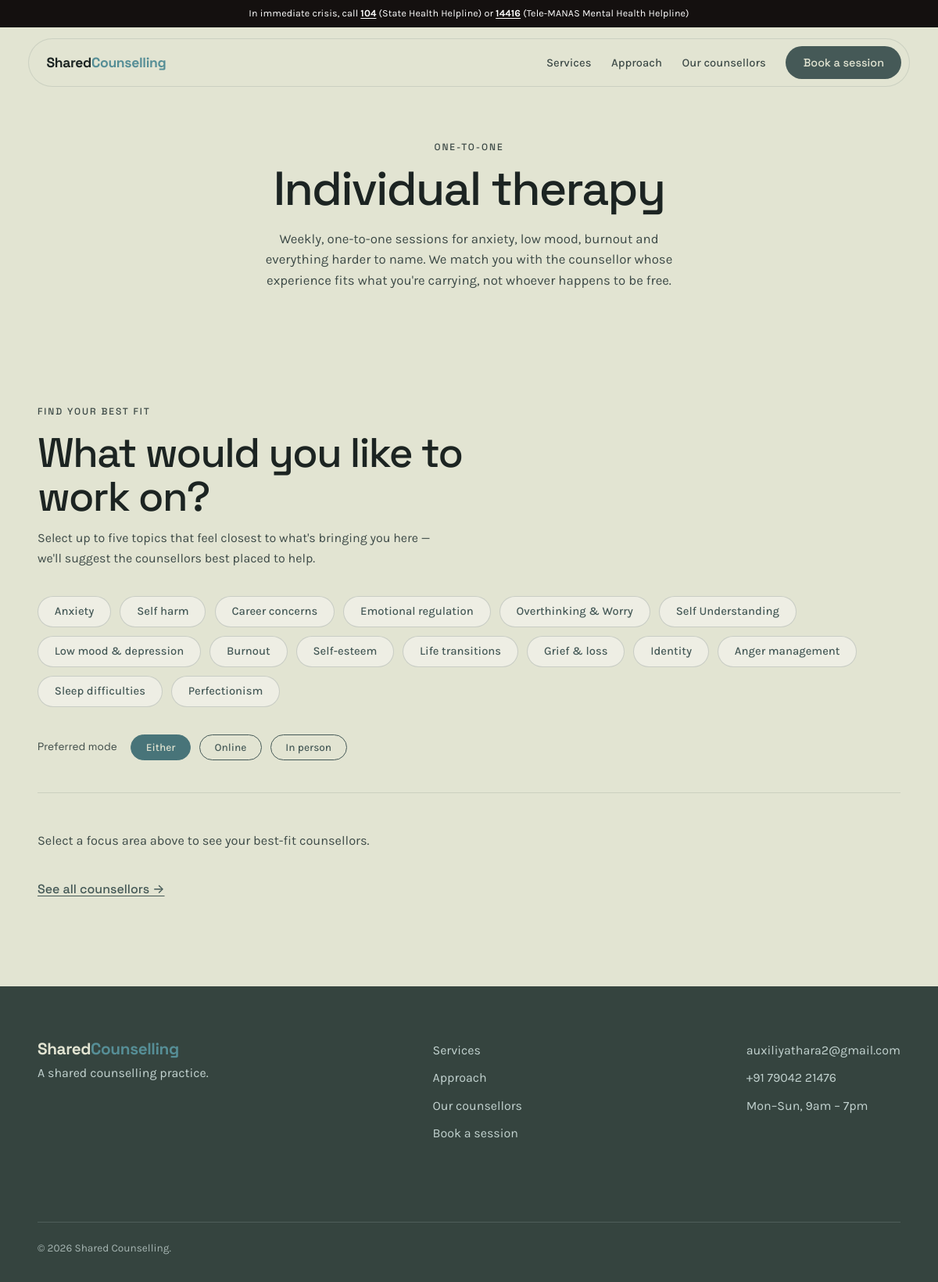
The app's page /services/individual-therapy/ with its own data.
### core/models.py (models this page shows, shortened)
class ServiceCategory(models.Model):
    slug = models.SlugField(max_length=64, unique=True)
    name = models.CharField(max_length=120)
    eyebrow = models.CharField(max_length=80)
    intro = models.TextField()
    order = models.PositiveSmallIntegerField(default=0)
    class Meta:
        ordering = ["order"]

class Topic(models.Model):
    slug = models.SlugField(max_length=64, unique=True)
    label = models.CharField(max_length=120)
    category = models.ForeignKey(ServiceCategory, on_delete=models.CASCADE, related_name="topics")
    order = models.PositiveSmallIntegerField(default=0)
    class Meta:
        ordering = ["category__order", "order"]

### core/views.py (the view)
# urls.py: path('services/<slug:slug>/', views.service_detail, name='service_detail'),
def service_detail(request, slug):
    service = get_services().get(slug)
    if service is None:
        raise Http404("Unknown service")
    topic_labels = get_topic_labels()
    topics = [
        {"slug": topic_slug, "label": topic_labels[topic_slug]}
        for topic_slug in service["topics"]
    ]
    context = {
        "service": service,
        "topics": topics,
        "counsellors": get_counsellors(bookable_only=True),
    }
    return render(request, "service_detail.html", context)

### core/data.py (called while the page is built)
def get_topic_labels():
    return {t.slug: t.label for t in Topic.objects.select_related("category")}

def get_services():
    return {
        category.slug: {
            "name": category.name,
            "eyebrow": category.eyebrow,
            "intro": category.intro,
            "topics": [t.slug for t in category.topics.all()],
        }
        for category in ServiceCategory.objects.prefetch_related("topics")
    }

def _placeholder_path(path):
    if path.endswith(".png") and path.startswith("images/face_"):
        return f"{path[:-4]}.avif"
    return path

def _resolve_photos(counsellor):
    placeholder = static(_placeholder_path(counsellor.photo_placeholder))
    if not counsellor.photo:
        return placeholder, placeholder
    storage = counsellor.photo.storage
    name = counsellor.photo.name
    thumb_path = thumb_name(name)
    card_path = card_name(name)
    if not storage.exists(thumb_path) or not storage.exists(card_path):
        write_variants(counsellor)
        name = counsellor.photo.name
        thumb_path = thumb_name(name)
        card_path = card_name(name)
    detail = storage.url(card_path) if storage.exists(card_path) else counsellor.photo.url
    thumb = storage.url(thumb_path) if storage.exists(thumb_path) else counsellor.photo.url
    return detail, thumb

def _working_hours_dict(counsellor):
    hours = {}
    for block in counsellor.hour_blocks.all():
        hours.setdefault(block.weekday, []).append(
            (block.start_time.strftime("%H:%M"), block.end_time.strftime("%H:%M"))
        )
    return hours

def _specialties_dict(counsellor):
    return {link.topic.slug: link.level for link in counsellor.specialty_links.all()}

def _to_dict(counsellor):
    photo, photo_thumb = _resolve_photos(counsellor)
    return {
        "slug": counsellor.slug,
        "name": counsellor.name,
        "credentials": counsellor.credentials,
        "photo": photo,
        "photo_thumb": photo_thumb,
        "is_active": counsellor.is_active,
        "modes": counsellor.modes,
        "languages": counsellor.languages,
        "location": counsellor.location,
        "intro": counsellor.intro,
        "bio": counsellor.bio,
        "modalities": counsellor.modalities,
        "specialties": _specialties_dict(counsellor),
        "fee_note": counsellor.fee_note,
        "working_hours": _working_hours_dict(counsellor),
    }

### core/images.py (called while the page is built)
def thumb_name(photo_name):
    return f"counsellors/thumbs/{Path(photo_name).stem}.webp"

### core/templates/service_detail.html (shortened to what this page needs)
{% extends "base.html" %}
{% load static %}
{% block extra_css %}<link rel="stylesheet" href="{% static 'css/service.css' %}" />{% endblock %}
{% block content %}
      <section class="service-hero" aria-labelledby="service-heading">
        <div class="wrap">
          <p class="eyebrow">{{ service.eyebrow }}</p>
          <h1 id="service-heading">{{ service.name }}</h1>
          <p class="lede">{{ service.intro }}</p>
        </div>
      </section>
      <section class="focus-picker" aria-labelledby="focus-heading">
        <div class="wrap">
          <header class="section-head">
            <p class="eyebrow">Find your best fit</p>
            <h2 id="focus-heading">What would you like to work on?</h2>
            <p class="focus-hint">
              Select up to five topics that feel closest to what's bringing
              you here — we'll suggest the counsellors best placed to help.
            </p>
          </header>
          <div class="topic-grid" id="topicGrid" role="group" aria-label="Focus areas">
            {% for topic in topics %}
            <button type="button" class="topic-chip" data-topic="{{ topic.slug }}">{{ topic.label }}</button>
            {% endfor %}
          </div>
          <div class="mode-filter" role="group" aria-label="Preferred mode">
            <span class="filter-label">Preferred mode</span>
            <button type="button" class="mode-chip is-active" data-mode="any">Either</button>
            <button type="button" class="mode-chip" data-mode="online">Online</button>
            <button type="button" class="mode-chip" data-mode="in-person">In person</button>
          </div>
          <div class="matches" aria-live="polite">
            <p class="matches-empty" id="matchesEmpty">
              Select a focus area above to see your best-fit counsellors.
            </p>
          </div>
          <p class="see-all-counsellors">
            <a href="{% url 'counsellors' %}">See all counsellors →</a>
          </p>
        </div>
      </section>
{% endblock %}

### static/css/index.css (style rules this page uses)
:root { --slate: #455957; --slate-deep: #35443f; --sage: #e2e4d2; --surface: #eeeee4; --teal: #568e96; --teal-soft: #c3d3d0; --ink: #1c2422; --ink-soft: #3d4a47; --radius-lg: 28px; --radius: 16px; --font-display: "Space Grotesk", -apple-system, sans-serif; --font-body: "Karla", -apple-system, sans-serif; --crisis-bar-h: 2.2rem; }
* { margin: 0; padding: 0; box-sizing: border-box; -webkit-tap-highlight-color: transparent; user-select: none; -webkit-user-select: none; }
html { scroll-behavior: smooth; }
body { font-family: var(--font-body); background: var(--sage); color: var(--ink); line-height: 1.6; -webkit-font-smoothing: antialiased; overflow-x: hidden; padding-top: var(--crisis-bar-h); }
a { color: inherit; }
.wrap { width: min(1200px, 92%); margin-inline: auto; }
.eyebrow { font-family: var(--font-display); font-size: 0.75rem; font-weight: 500; letter-spacing: 0.16em; text-transform: uppercase; color: var(--ink-soft); }
section { padding-block: 7rem; }
.section-head { max-width: 62ch; margin-bottom: 3.5rem; }
.section-head h2 { font-family: var(--font-display); font-weight: 500; font-size: clamp(2rem, 4.4vw, 3.4rem); line-height: 1.06; letter-spacing: -0.03em; margin-top: 0.9rem; }

### static/css/service.css (style rules this page uses)
.service-hero { padding: 9rem 0 2rem; text-align: center; }
.service-hero h1 { font-family: var(--font-display); font-weight: 500; font-size: clamp(2.2rem, 5.2vw, 3.8rem); line-height: 1.05; letter-spacing: -0.03em; margin-top: 0.7rem; }
.service-hero .lede { color: var(--ink-soft); max-width: 56ch; margin: 1.2rem auto 0; font-size: clamp(1rem, 1.4vw, 1.15rem); }
.focus-picker .section-head { max-width: 62ch; margin-bottom: 2.2rem; }
.focus-hint { color: var(--ink-soft); margin-top: 0.8rem; max-width: 54ch; }
.topic-grid { display: flex; flex-wrap: wrap; gap: 0.7rem; margin-bottom: 2.2rem; }
.topic-chip { font-family: var(--font-body); font-size: 0.92rem; font-weight: 500; padding: 0.65rem 1.3rem; border-radius: 999px; border: 1.5px solid color-mix(in srgb, var(--slate) 22%, transparent); background: var(--surface); color: var(--slate); cursor: pointer; transition: background 0.2s ease, color 0.2s ease, border-color 0.2s ease, transform 0.2s ease; }
.mode-filter { display: flex; align-items: center; flex-wrap: wrap; gap: 0.7rem; margin-bottom: 3rem; padding-bottom: 2.6rem; border-bottom: 1px solid color-mix(in srgb, var(--slate) 14%, transparent); }
.filter-label { font-family: var(--font-display); font-size: 0.85rem; color: var(--ink-soft); margin-right: 0.4rem; }
.mode-chip { font-family: var(--font-body); font-size: 0.85rem; font-weight: 500; padding: 0.5rem 1.15rem; border-radius: 999px; border: 1.5px solid var(--slate); background: transparent; color: var(--slate); cursor: pointer; transition: background 0.2s ease, color 0.2s ease; }
.mode-chip.is-active { background: color-mix(in srgb, var(--teal) 75%, var(--ink)); border-color: color-mix(in srgb, var(--teal) 75%, var(--ink)); color: var(--sage); }
.matches-empty { color: var(--ink-soft); font-size: 1.02rem; }
.see-all-counsellors { margin-top: 2.2rem; }
.see-all-counsellors a { font-family: var(--font-display); font-weight: 500; color: var(--slate); text-decoration: underline; text-underline-offset: 3px; }

### records on screen
ServiceCategory: eyebrow "ONE-TO-ONE", name "Individual therapy", intro "Weekly, one-to-one sessions for anxiety, low mood, burnout and everything harder to name. We match you with the counsellor whose experience fits what you're carrying, not whoever happens to be free."
Topic: label "Anxiety"
Topic: label "Self harm"
Topic: label "Career concerns"
Topic: label "Emotional regulation"
Topic: label "Overthinking & Worry"
Topic: label "Self Understanding"
Topic: label "Low mood & depression"
Topic: label "Burnout"
Topic: label "Self-esteem"
Topic: label "Life transitions"
Topic: label "Grief & loss"
Topic: label "Identity"
Topic: label "Anger management"
Topic: label "Sleep difficulties"
Topic: label "Perfectionism"
